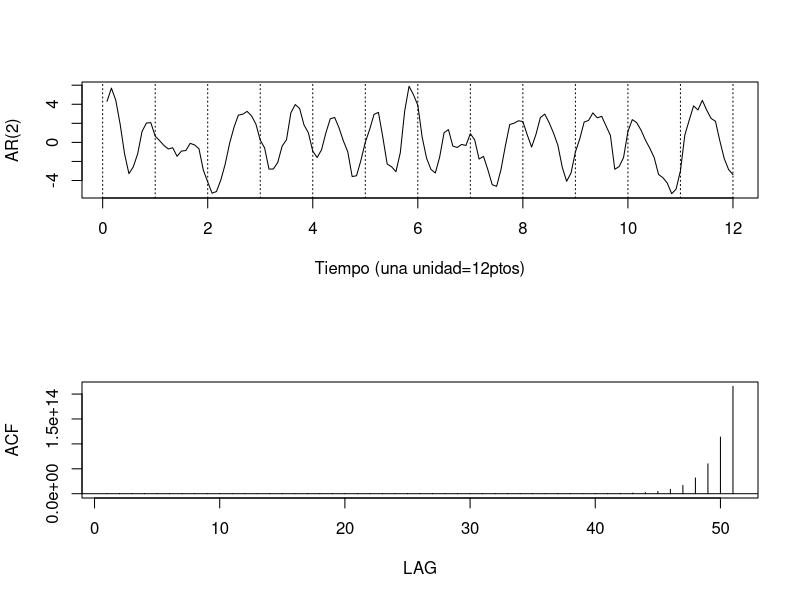

This chart was generated by the following R code:
## ---- chunk 1
# Simulación del proceso AR(2)
set.seed(5)
ar2=arima.sim(list(order=c(2,0,0), ar=c(1.5,-0.75)), n=144)
# Gráfico del proceso AR(2)
par(mfrow=c(2,1))
plot(1:144/12,ar2,type="l",xlab="Tiempo (una unidad=12ptos)",ylab="AR(2)")
abline(v=0:12,lty="dotted")
# Raices del polinomio asociado
Arg(polyroot(c(1,-1.5,0.75))[1])/(2*pi)
# Cálculo de la ACF
ACF = ARMAacf(ar=c(1.5,0.75),ma=0,50)
# Gráfico de la ACF
plot(ACF,type="h",xlab="LAG")
abline(h=0)
